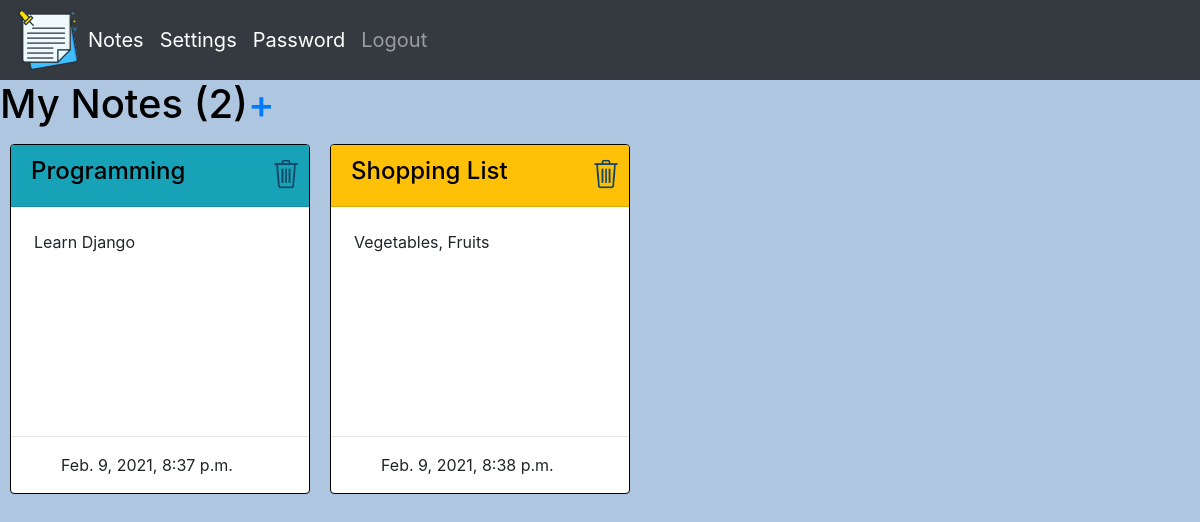
Screenshot of / (signed in) with the database file from the repository.
### noteApp/models.py (models this page shows, shortened)
class Note(models.Model):
    colors = [
        ("bg-danger","Red"),
        ("bg-info","Teal"),
        ("bg-success","Green"),
        ("bg-warning","Yellow"),
    ]
    title = models.CharField(max_length=200, null=True)
    description = models.TextField(max_length=200)
    date_created = models.DateTimeField(auto_now_add=True)
    color = models.CharField(max_length=10,choices=colors,default="Teal")
    user = models.ForeignKey(User, on_delete=models.CASCADE, null=True)

### noteApp/decorators.py (the view)
        def wrapper_func(request, *args, **kwargs):
            group = None
            if request.user.groups.exists():
                group = request.user.groups.all()[0].name
            if group in allowed_roles:
                return view_func(request, *args, **kwargs)
            else:
                return HttpResponse("You are not authorized to view this page")

### noteApp/views.py (called while the page is built)
@login_required(login_url='loginPage')
@allowed_users(allowed_roles=['user','admin'])
def notes(request):
    un = request.user
    notes = Note.objects.all().filter(user=un)
    notes_num = notes.count()
    context = {
        "notes":notes,
        "notes_num":notes_num,
    }
    return render(request, "noteApp/notes.html", context)

### noteApp/templates/noteApp/notes.html (shortened to what this page needs)
{% extends 'noteApp/base.html' %}
{% load static %}
{% block content %}
<span class="createNoteLink"><h1 id="myNotes">My Notes ({{notes_num}}) </h1></span>
<span class="createNoteLink"><a href="{% url 'createNote' %}"><h1> + </h1></a></span>
<div style="clear: both;">
    {% for note in notes %}
        <div class="card">
            <div class="card-header {{note.color}}"><a id="noteHeader" href="{% url 'editNote' note.id %}"><h4>{{note.title}}</h4></a>
                <a href="{% url 'deleteNote' note.id %}"><img id="deleteImg" src="{% static '/images/trash.png' %}"></a></div>
            <div class="card-body">
                <p class="card-text">{{note.description}}</p>
            </div>
            <hr>
            <div>
                <p id="dateText">{{note.date_created}}</p>
            </div>
        </div>
    {% endfor %}
</div>
{% endblock %}

### static/css/main.css (style rules this page uses)
hr { clear:left; }
.card { float: left; margin-right: 10px; margin-left: 10px; margin-top: 8px; margin-bottom: 20px; width: 300px; height: 350px; max-height: 350px; border-color: black; }
#deleteImg { max-width: 38px; position: absolute; top: 10px; right: 4px; }
.card-body { overflow: auto; }
.card-text { padding: 3px; }
#noteHeader { color: black; }
#dateText { padding-left: 50px; }
.createNoteLink { float: left; color:black; }

### noteApp/templates/noteApp/base.html (style rules this page uses)
body { background-color: rgb(175, 198, 224); }

### rows the page displays
Note: title "Programming", description "Learn Django", date_created "Feb. 9, 2021, 8:37 p.m."
Note: title "Shopping List", description "Vegetables, Fruits", date_created "Feb. 9, 2021, 8:38 p.m."

### other values shown
{{ notes_num }} "2"
